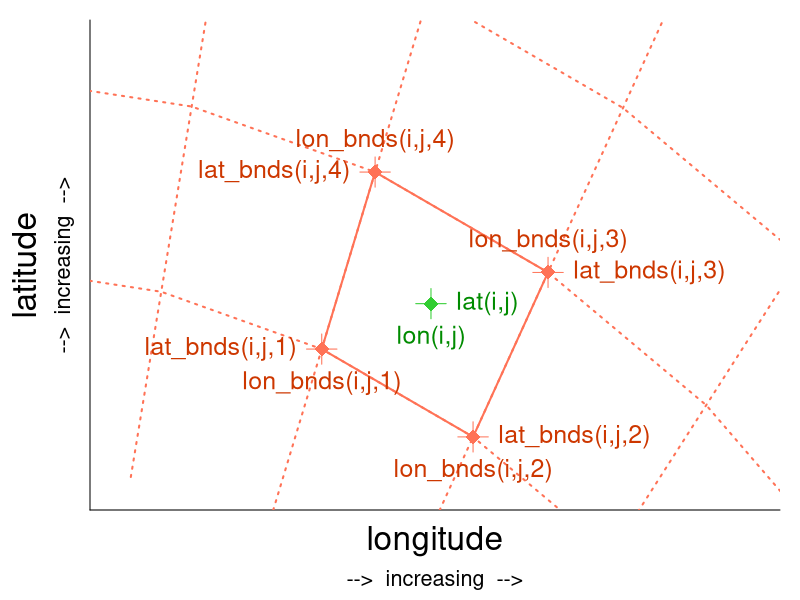

Write R code to recreate this figure.
# define lat and lon
lon = 10:10
lat = 54:54

# sphere with radius and lon-center and lat-center
radius_grid_lower = 6
radius_grid_low = 7
radius_cell = c(7.5, 7.5, 7.5, 8.5)
radius_grid_high = 8
radius_grid_higher = 9
radius_grid_evenhigher = 10
clon =  7.0
clat = 47.1

## angles center
# 56, 65, 74
## angles bnds
# 51.5, 60.5, 69.5, 78.5

angles_cell = c(56, 65, 74, 65)
angles_grid = c(42.5, 51.5, 60.5, 69.5, 78.5, 87.5)
pi = 3.14
# grid lines above grid cells
ulon_grid_lower = radius_grid_lower * cos(angles_grid/180*pi) + clon
ulat_grid_lower = radius_grid_lower * sin(angles_grid/180*pi) + clat
ulon_grid_low = radius_grid_low * cos(angles_grid/180*pi) + clon
ulat_grid_low = radius_grid_low * sin(angles_grid/180*pi) + clat
# grid cell center coordinates
ulon_cell = radius_cell * cos(angles_cell/180*pi) + clon
ulat_cell = radius_cell * sin(angles_cell/180*pi) + clat
# grid lines below grid cells
ulon_grid_high = radius_grid_high * cos(angles_grid/180*pi) + clon
ulat_grid_high = radius_grid_high * sin(angles_grid/180*pi) + clat
ulon_grid_higher = radius_grid_higher * cos(angles_grid/180*pi) + clon
ulat_grid_higher = radius_grid_higher * sin(angles_grid/180*pi) + clat
ulon_grid_evenhigher = radius_grid_evenhigher * cos(angles_grid/180*pi) + clon
ulat_grid_evenhigher = radius_grid_evenhigher * sin(angles_grid/180*pi) + clat
# radial grid lines
rlon_grid = rbind(ulon_grid_lower, ulon_grid_low, ulon_grid_high, ulon_grid_higher, ulon_grid_evenhigher, NA)
rlat_grid = rbind(ulat_grid_lower, ulat_grid_low, ulat_grid_high, ulat_grid_higher, ulat_grid_evenhigher, NA)


lon_bnds = (10:11) - 0.5
lat_bnds = (54:55) - 0.5

dlon_solid = 0.4
dlat_solid = 0.4
dlon_dot = 1.4
dlat_dot = 0.6
dlon_text1 = 0.1
dlat_text1 = 0.08
dlon_max = 1.8
dlat_max = 0.8

nlon = length(lon)
nlat = length(lat)


# colors
col_grid_draw = 'coral1'
col_grid_text = 'orangered3'
col_cell_draw = 'limegreen'
col_cell_text = 'green4'


# write plot to file
# png('pics/case_2D_c.png', width = 500, height = 350)
pdf('pics/case_2D_c.pdf', width = 7, height = 5.2, paper='special')
par(mar = c(4.5, 4.5, 1, 1))


# create base plot
plot(c(ulon_cell[2]), c(ulat_cell[2]),
     xlab = ' ', ylab = '',
     xlim = c(lon_bnds[1] - dlon_dot, lon_bnds[nlon+1] + dlon_max),
     ylim = c(lat_bnds[1] - dlat_dot, lat_bnds[nlat+1] + dlat_max),
     xaxt = 'n', yaxt = 'n',
     bty = 'n', type = 'n')
axis(1, at = c(0, 360))
axis(2, at = c(0, 360))
mtext('longitude', 1, line = +1.2, cex = 2)
mtext('-->  increasing  -->', 1, line = +3, cex = 1.3)
mtext('latitude', 2, line = 2.5, cex = 2)
mtext('-->  increasing  -->', 2, line = 0.8, cex = 1.3)


# add grid ----
# grid lines, solid
lines(ulon_grid_low, ulat_grid_low, col = col_grid_draw, lwd = 2, lty = 'dotted')
lines(ulon_grid_high, ulat_grid_high, col = col_grid_draw, lwd = 2, lty = 'dotted')
lines(ulon_grid_higher, ulat_grid_higher, col = col_grid_draw, lwd = 2, lty = 'dotted')
lines(rlon_grid, rlat_grid, col = col_grid_draw, lwd = 2, lty = 'dotted')

# grid lines, solid
lines(ulon_grid_low[3:4], ulat_grid_low[3:4], col = col_grid_draw, lwd = 2)
lines(ulon_grid_high[3:4], ulat_grid_high[3:4], col = col_grid_draw, lwd = 2)
lines(rlon_grid[c(2:3,6),3:4], rlat_grid[c(2:3,6),3:4], col = col_grid_draw, lwd = 2)

# lines through grid intersection points
# lines(c(ulon_grid_low[4], ulon_grid_low[4]), c(ulat_grid_low[4] - dlat_text1, ulat_grid_low[4] + dlat_text1), col = col_grid_draw)
# lines(c(ulon_grid_low[4] - dlon_text1, ulon_grid_low[4] + dlon_text1), c(ulat_grid_low[4], ulat_grid_low[4]), col = col_grid_draw)
lines(rbind(ulon_grid_low[3:4], ulon_grid_low[3:4], NA), rbind(ulat_grid_low[3:4] - dlat_text1, ulat_grid_low[3:4] + dlat_text1, NA), col = col_grid_draw)
lines(rbind(ulon_grid_low[3:4] - dlon_text1, ulon_grid_low[3:4] + dlon_text1, NA), rbind(ulat_grid_low[3:4], ulat_grid_low[3:4], NA), col = col_grid_draw)
lines(rbind(ulon_grid_high[3:4], ulon_grid_high[3:4], NA), rbind(ulat_grid_high[3:4] - dlat_text1, ulat_grid_high[3:4] + dlat_text1, NA), col = col_grid_draw)
lines(rbind(ulon_grid_high[3:4] - dlon_text1, ulon_grid_high[3:4] + dlon_text1, NA), rbind(ulat_grid_high[3:4], ulat_grid_high[3:4], NA), col = col_grid_draw)

# dots on grid intersection
points(ulon_grid_low[3:4], ulat_grid_low[3:4], pch = 18, cex = 2, col = col_grid_draw)
points(ulon_grid_high[3:4], ulat_grid_high[3:4], pch = 18, cex = 2, col = col_grid_draw)


# lines through grid cell center
lines(c(ulon_cell[2], ulon_cell[2]), c(ulat_cell[2] - dlat_text1, ulat_cell[2] + dlat_text1), col = col_cell_draw)
lines(c(ulon_cell[2] - dlon_text1, ulon_cell[2] + dlon_text1), c(ulat_cell[2], ulat_cell[2]), col = col_cell_draw)

# dots in the grid cell center
points(ulon_cell[2], ulat_cell[2], pch = 18, cex = 2, col = col_cell_draw)


# add text ----
# bnds
text(ulon_grid_low[4], ulat_grid_low[4] - dlat_text1, 'lon_bnds(i,j,1)', col = col_grid_text, cex = 1.5, pos = 1)
text(ulon_grid_low[4] - dlon_text1, ulat_grid_low[4], 'lat_bnds(i,j,1)', col = col_grid_text, cex = 1.5, pos = 2)
text(ulon_grid_low[3], ulat_grid_low[3] - dlat_text1, 'lon_bnds(i,j,2)', col = col_grid_text, cex = 1.5, pos = 1)
text(ulon_grid_low[3] + dlon_text1, ulat_grid_low[3], 'lat_bnds(i,j,2)', col = col_grid_text, cex = 1.5, pos = 4)
text(ulon_grid_high[3], ulat_grid_high[3] + dlat_text1, 'lon_bnds(i,j,3)', col = col_grid_text, cex = 1.5, pos = 3)
text(ulon_grid_high[3] + dlon_text1, ulat_grid_high[3], 'lat_bnds(i,j,3)', col = col_grid_text, cex = 1.5, pos = 4)
text(ulon_grid_high[4], ulat_grid_high[4] + dlat_text1, 'lon_bnds(i,j,4)', col = col_grid_text, cex = 1.5, pos = 3)
text(ulon_grid_high[4] - dlon_text1, ulat_grid_high[4], 'lat_bnds(i,j,4)', col = col_grid_text, cex = 1.5, pos = 2)

# grid cell center
text(ulon_cell[2], ulat_cell[2] - dlat_text1, 'lon(i,j)', col = col_cell_text, cex = 1.5, pos = 1)
text(ulon_cell[2] + dlon_text1, ulat_cell[2], 'lat(i,j)', col = col_cell_text, cex = 1.5, pos = 4)


# close picture output device
dev.off()

